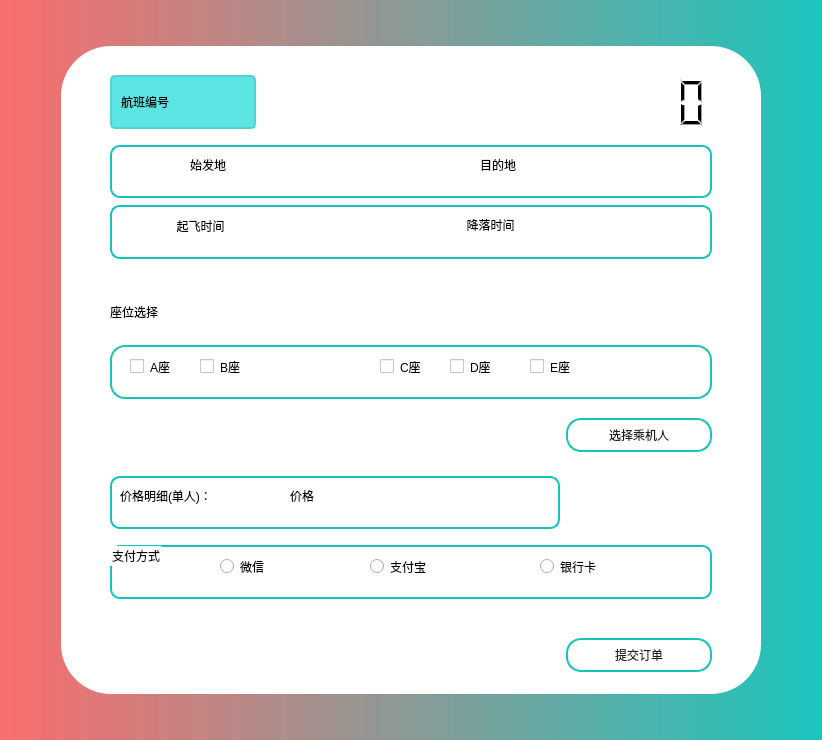
<?xml version="1.0" encoding="UTF-8"?>
<ui version="4.0">
 <class>OrderWindow</class>
 <widget class="QDialog" name="OrderWindow">
  <property name="geometry">
   <rect>
    <x>0</x>
    <y>0</y>
    <width>822</width>
    <height>740</height>
   </rect>
  </property>
  <property name="focusPolicy">
   <enum>Qt::FocusPolicy::StrongFocus</enum>
  </property>
  <property name="windowTitle">
   <string>订单预支付界面</string>
  </property>
  <property name="styleSheet">
   <string notr="true">background-color: qlineargradient(spread:pad, x1:0, y1:0, x2:1, y2:0, stop:0 rgba(251,102,102, 200), stop:1 rgba(20,196,188, 210));</string>
  </property>
  <layout class="QGridLayout" name="gridLayout">
   <item row="2" column="1">
    <spacer name="verticalSpacer_2">
     <property name="orientation">
      <enum>Qt::Orientation::Vertical</enum>
     </property>
     <property name="sizeType">
      <enum>QSizePolicy::Policy::Fixed</enum>
     </property>
     <property name="sizeHint" stdset="0">
      <size>
       <width>20</width>
       <height>35</height>
      </size>
     </property>
    </spacer>
   </item>
   <item row="0" column="1">
    <spacer name="verticalSpacer">
     <property name="orientation">
      <enum>Qt::Orientation::Vertical</enum>
     </property>
     <property name="sizeType">
      <enum>QSizePolicy::Policy::Fixed</enum>
     </property>
     <property name="sizeHint" stdset="0">
      <size>
       <width>20</width>
       <height>35</height>
      </size>
     </property>
    </spacer>
   </item>
   <item row="1" column="0">
    <spacer name="horizontalSpacer">
     <property name="orientation">
      <enum>Qt::Orientation::Horizontal</enum>
     </property>
     <property name="sizeType">
      <enum>QSizePolicy::Policy::Fixed</enum>
     </property>
     <property name="sizeHint" stdset="0">
      <size>
       <width>50</width>
       <height>20</height>
      </size>
     </property>
    </spacer>
   </item>
   <item row="1" column="2">
    <spacer name="horizontalSpacer_2">
     <property name="orientation">
      <enum>Qt::Orientation::Horizontal</enum>
     </property>
     <property name="sizeType">
      <enum>QSizePolicy::Policy::Fixed</enum>
     </property>
     <property name="sizeHint" stdset="0">
      <size>
       <width>50</width>
       <height>20</height>
      </size>
     </property>
    </spacer>
   </item>
   <item row="1" column="1">
    <widget class="QWidget" name="widget" native="true">
     <property name="styleSheet">
      <string notr="true">background-color: rgb(255, 255, 255);
border-radius: 50px;
</string>
     </property>
     <layout class="QGridLayout" name="gridLayout_3">
      <item row="10" column="0">
       <spacer name="verticalSpacer_14">
        <property name="orientation">
         <enum>Qt::Orientation::Vertical</enum>
        </property>
        <property name="sizeType">
         <enum>QSizePolicy::Policy::Fixed</enum>
        </property>
        <property name="sizeHint" stdset="0">
         <size>
          <width>20</width>
          <height>45</height>
         </size>
        </property>
       </spacer>
      </item>
      <item row="21" column="4">
       <widget class="QPushButton" name="sure">
        <property name="styleSheet">
         <string notr="true">QPushButton {
height: 30px;
font: 25 14pt '微软雅黑 Light';
color: rgb(31,31,31);
background-color: rgb(255, 255, 255);
border:2px solid rgb(20,196,188);
border-radius:15px;

}
QPushButton:hover {
    background-color: rgb(22,218,208);
}
QPushButton:pressed {
    background-color: rgb(17,171,164);
}
</string>
        </property>
        <property name="text">
         <string>提交订单</string>
        </property>
       </widget>
      </item>
      <item row="21" column="0">
       <spacer name="verticalSpacer_18">
        <property name="orientation">
         <enum>Qt::Orientation::Vertical</enum>
        </property>
        <property name="sizeType">
         <enum>QSizePolicy::Policy::Fixed</enum>
        </property>
        <property name="sizeHint" stdset="0">
         <size>
          <width>20</width>
          <height>40</height>
         </size>
        </property>
       </spacer>
      </item>
      <item row="9" column="1">
       <widget class="QLabel" name="label">
        <property name="styleSheet">
         <string notr="true">font: 25 10pt '微软雅黑 Light';</string>
        </property>
        <property name="text">
         <string>座位选择</string>
        </property>
       </widget>
      </item>
      <item row="6" column="1">
       <spacer name="verticalSpacer_8">
        <property name="orientation">
         <enum>Qt::Orientation::Vertical</enum>
        </property>
        <property name="sizeType">
         <enum>QSizePolicy::Policy::Fixed</enum>
        </property>
        <property name="sizeHint" stdset="0">
         <size>
          <width>20</width>
          <height>1</height>
         </size>
        </property>
       </spacer>
      </item>
      <item row="7" column="1" colspan="4">
       <widget class="QFrame" name="frame_4">
        <property name="styleSheet">
         <string notr="true">QFrame {
font: 25 12pt '微软雅黑 Light';
background-color: rgb(255, 255, 255);
border:2px solid rgb(20,196,188);
border-radius:10px;
}

QFrame QLabel {
    border: none; /* 确保QLabel没有边框 */
}</string>
        </property>
        <property name="frameShape">
         <enum>QFrame::Shape::Panel</enum>
        </property>
        <property name="frameShadow">
         <enum>QFrame::Shadow::Raised</enum>
        </property>
        <widget class="QLabel" name="beginTime">
         <property name="geometry">
          <rect>
           <x>40</x>
           <y>10</y>
           <width>151</width>
           <height>21</height>
          </rect>
         </property>
         <property name="styleSheet">
          <string notr="true">QLabel {
/*    background-image: url(':/new/prefix1/image/hezhao.jpg');  */
    background-repeat: no-repeat;
    background-position: center;
}</string>
         </property>
         <property name="text">
          <string>        起飞时间</string>
         </property>
        </widget>
        <widget class="QLabel" name="endTime">
         <property name="geometry">
          <rect>
           <x>330</x>
           <y>10</y>
           <width>161</width>
           <height>19</height>
          </rect>
         </property>
         <property name="text">
          <string>        降落时间</string>
         </property>
        </widget>
       </widget>
      </item>
      <item row="8" column="1">
       <spacer name="verticalSpacer_9">
        <property name="orientation">
         <enum>Qt::Orientation::Vertical</enum>
        </property>
        <property name="sizeType">
         <enum>QSizePolicy::Policy::Fixed</enum>
        </property>
        <property name="sizeHint" stdset="0">
         <size>
          <width>20</width>
          <height>20</height>
         </size>
        </property>
       </spacer>
      </item>
      <item row="1" column="3">
       <spacer name="horizontalSpacer_5">
        <property name="orientation">
         <enum>Qt::Orientation::Horizontal</enum>
        </property>
        <property name="sizeType">
         <enum>QSizePolicy::Policy::Fixed</enum>
        </property>
        <property name="sizeHint" stdset="0">
         <size>
          <width>40</width>
          <height>20</height>
         </size>
        </property>
       </spacer>
      </item>
      <item row="17" column="1" colspan="4">
       <widget class="QGroupBox" name="groupBox">
        <property name="mouseTracking">
         <bool>true</bool>
        </property>
        <property name="styleSheet">
         <string notr="true">QGroupBox {
background-color: rgb(255, 255, 255);
border:2px solid rgb(20,196,188);
border-radius:10px;
}

QGroupBox QLabel {
    border: none; /* 确保QLabel没有边框 */
}

QGroupBox:hover {
    background-color: #fafff8;
}</string>
        </property>
        <property name="title">
         <string>支付方式</string>
        </property>
        <widget class="QRadioButton" name="rbtn_wechat">
         <property name="geometry">
          <rect>
           <x>110</x>
           <y>10</y>
           <width>71</width>
           <height>23</height>
          </rect>
         </property>
         <property name="text">
          <string>微信</string>
         </property>
        </widget>
        <widget class="QRadioButton" name="rbtn_zhifubao">
         <property name="geometry">
          <rect>
           <x>260</x>
           <y>10</y>
           <width>91</width>
           <height>23</height>
          </rect>
         </property>
         <property name="text">
          <string>支付宝</string>
         </property>
        </widget>
        <widget class="QRadioButton" name="rbtn_creditcard">
         <property name="geometry">
          <rect>
           <x>430</x>
           <y>10</y>
           <width>118</width>
           <height>23</height>
          </rect>
         </property>
         <property name="text">
          <string>银行卡</string>
         </property>
        </widget>
       </widget>
      </item>
      <item row="1" column="2">
       <spacer name="horizontalSpacer_7">
        <property name="orientation">
         <enum>Qt::Orientation::Horizontal</enum>
        </property>
        <property name="sizeType">
         <enum>QSizePolicy::Policy::Fixed</enum>
        </property>
        <property name="sizeHint" stdset="0">
         <size>
          <width>100</width>
          <height>20</height>
         </size>
        </property>
       </spacer>
      </item>
      <item row="5" column="0">
       <spacer name="verticalSpacer_12">
        <property name="orientation">
         <enum>Qt::Orientation::Vertical</enum>
        </property>
        <property name="sizeType">
         <enum>QSizePolicy::Policy::Fixed</enum>
        </property>
        <property name="sizeHint" stdset="0">
         <size>
          <width>20</width>
          <height>35</height>
         </size>
        </property>
       </spacer>
      </item>
      <item row="1" column="9">
       <spacer name="horizontalSpacer_4">
        <property name="orientation">
         <enum>Qt::Orientation::Horizontal</enum>
        </property>
        <property name="sizeType">
         <enum>QSizePolicy::Policy::Fixed</enum>
        </property>
        <property name="sizeHint" stdset="0">
         <size>
          <width>40</width>
          <height>20</height>
         </size>
        </property>
       </spacer>
      </item>
      <item row="13" column="1">
       <spacer name="verticalSpacer_11">
        <property name="orientation">
         <enum>Qt::Orientation::Vertical</enum>
        </property>
        <property name="sizeType">
         <enum>QSizePolicy::Policy::Fixed</enum>
        </property>
        <property name="sizeHint" stdset="0">
         <size>
          <width>20</width>
          <height>15</height>
         </size>
        </property>
       </spacer>
      </item>
      <item row="10" column="1" colspan="4">
       <widget class="QFrame" name="frame">
        <property name="styleSheet">
         <string notr="true">QFrame {
font: 25 12pt '微软雅黑 Light';
background-color: rgb(255, 255, 255);
border:2px solid rgb(20,196,188);
border-radius:15px;

}
/*QFrame:hover {
    background-color: #fafff8;
}*/</string>
        </property>
        <property name="frameShape">
         <enum>QFrame::Shape::WinPanel</enum>
        </property>
        <property name="frameShadow">
         <enum>QFrame::Shadow::Raised</enum>
        </property>
        <widget class="QCheckBox" name="checkBox">
         <property name="geometry">
          <rect>
           <x>20</x>
           <y>10</y>
           <width>71</width>
           <height>23</height>
          </rect>
         </property>
         <property name="text">
          <string>A座</string>
         </property>
        </widget>
        <widget class="QCheckBox" name="checkBox_2">
         <property name="geometry">
          <rect>
           <x>90</x>
           <y>10</y>
           <width>71</width>
           <height>23</height>
          </rect>
         </property>
         <property name="text">
          <string>B座</string>
         </property>
        </widget>
        <widget class="QCheckBox" name="checkBox_3">
         <property name="geometry">
          <rect>
           <x>270</x>
           <y>10</y>
           <width>71</width>
           <height>23</height>
          </rect>
         </property>
         <property name="text">
          <string>C座</string>
         </property>
        </widget>
        <widget class="QCheckBox" name="checkBox_4">
         <property name="geometry">
          <rect>
           <x>340</x>
           <y>10</y>
           <width>71</width>
           <height>23</height>
          </rect>
         </property>
         <property name="text">
          <string>D座</string>
         </property>
        </widget>
        <widget class="QCheckBox" name="checkBox_5">
         <property name="geometry">
          <rect>
           <x>420</x>
           <y>10</y>
           <width>71</width>
           <height>23</height>
          </rect>
         </property>
         <property name="text">
          <string>E座</string>
         </property>
        </widget>
       </widget>
      </item>
      <item row="5" column="1" colspan="4">
       <widget class="QFrame" name="frame_3">
        <property name="styleSheet">
         <string notr="true">QFrame {
font: 25 12pt '微软雅黑 Light';
background-color: rgb(255, 255, 255);
border:2px solid rgb(20,196,188);
border-radius:10px;
}

QFrame QLabel {
    border: none; /* 确保QLabel没有边框 */
}</string>
        </property>
        <property name="frameShape">
         <enum>QFrame::Shape::Panel</enum>
        </property>
        <property name="frameShadow">
         <enum>QFrame::Shadow::Raised</enum>
        </property>
        <widget class="QLabel" name="beginLocation">
         <property name="geometry">
          <rect>
           <x>80</x>
           <y>10</y>
           <width>69</width>
           <height>19</height>
          </rect>
         </property>
         <property name="text">
          <string>始发地</string>
         </property>
        </widget>
        <widget class="QLabel" name="endLocation">
         <property name="geometry">
          <rect>
           <x>370</x>
           <y>10</y>
           <width>69</width>
           <height>19</height>
          </rect>
         </property>
         <property name="text">
          <string>目的地</string>
         </property>
        </widget>
       </widget>
      </item>
      <item row="1" column="1">
       <widget class="QFrame" name="frame_2">
        <property name="styleSheet">
         <string notr="true">QFrame {
font: 25 14pt '微软雅黑 Light';
background-color: #5ce5e5;
border:2px solid #54d1d1;
border-radius:5px;
}

QFrame QLabel {
    border: none; /* 确保QLabel没有边框 */
}</string>
        </property>
        <property name="frameShape">
         <enum>QFrame::Shape::Panel</enum>
        </property>
        <property name="frameShadow">
         <enum>QFrame::Shadow::Raised</enum>
        </property>
        <layout class="QGridLayout" name="gridLayout_2">
         <item row="0" column="1">
          <widget class="QLabel" name="flight_ID">
           <property name="styleSheet">
            <string notr="true"/>
           </property>
           <property name="text">
            <string>航班编号</string>
           </property>
          </widget>
         </item>
        </layout>
       </widget>
      </item>
      <item row="11" column="4">
       <spacer name="verticalSpacer_10">
        <property name="orientation">
         <enum>Qt::Orientation::Vertical</enum>
        </property>
        <property name="sizeType">
         <enum>QSizePolicy::Policy::Fixed</enum>
        </property>
        <property name="sizeHint" stdset="0">
         <size>
          <width>20</width>
          <height>10</height>
         </size>
        </property>
       </spacer>
      </item>
      <item row="1" column="4">
       <widget class="QLCDNumber" name="countDown"/>
      </item>
      <item row="7" column="0">
       <spacer name="verticalSpacer_13">
        <property name="orientation">
         <enum>Qt::Orientation::Vertical</enum>
        </property>
        <property name="sizeType">
         <enum>QSizePolicy::Policy::Fixed</enum>
        </property>
        <property name="sizeHint" stdset="0">
         <size>
          <width>20</width>
          <height>35</height>
         </size>
        </property>
       </spacer>
      </item>
      <item row="12" column="9">
       <spacer name="verticalSpacer_15">
        <property name="orientation">
         <enum>Qt::Orientation::Vertical</enum>
        </property>
        <property name="sizeType">
         <enum>QSizePolicy::Policy::Fixed</enum>
        </property>
        <property name="sizeHint" stdset="0">
         <size>
          <width>20</width>
          <height>40</height>
         </size>
        </property>
       </spacer>
      </item>
      <item row="14" column="0">
       <spacer name="verticalSpacer_16">
        <property name="orientation">
         <enum>Qt::Orientation::Vertical</enum>
        </property>
        <property name="sizeType">
         <enum>QSizePolicy::Policy::Fixed</enum>
        </property>
        <property name="sizeHint" stdset="0">
         <size>
          <width>20</width>
          <height>40</height>
         </size>
        </property>
       </spacer>
      </item>
      <item row="15" column="1">
       <spacer name="verticalSpacer_4">
        <property name="orientation">
         <enum>Qt::Orientation::Vertical</enum>
        </property>
        <property name="sizeType">
         <enum>QSizePolicy::Policy::Fixed</enum>
        </property>
        <property name="sizeHint" stdset="0">
         <size>
          <width>20</width>
          <height>10</height>
         </size>
        </property>
       </spacer>
      </item>
      <item row="22" column="4">
       <spacer name="verticalSpacer_5">
        <property name="orientation">
         <enum>Qt::Orientation::Vertical</enum>
        </property>
        <property name="sizeType">
         <enum>QSizePolicy::Policy::Fixed</enum>
        </property>
        <property name="sizeHint" stdset="0">
         <size>
          <width>20</width>
          <height>10</height>
         </size>
        </property>
       </spacer>
      </item>
      <item row="2" column="4">
       <spacer name="verticalSpacer_6">
        <property name="orientation">
         <enum>Qt::Orientation::Vertical</enum>
        </property>
        <property name="sizeType">
         <enum>QSizePolicy::Policy::Fixed</enum>
        </property>
        <property name="sizeHint" stdset="0">
         <size>
          <width>20</width>
          <height>10</height>
         </size>
        </property>
       </spacer>
      </item>
      <item row="20" column="4">
       <spacer name="verticalSpacer_3">
        <property name="orientation">
         <enum>Qt::Orientation::Vertical</enum>
        </property>
        <property name="sizeType">
         <enum>QSizePolicy::Policy::Fixed</enum>
        </property>
        <property name="sizeHint" stdset="0">
         <size>
          <width>20</width>
          <height>30</height>
         </size>
        </property>
       </spacer>
      </item>
      <item row="0" column="1" colspan="4">
       <spacer name="horizontalSpacer_6">
        <property name="orientation">
         <enum>Qt::Orientation::Horizontal</enum>
        </property>
        <property name="sizeType">
         <enum>QSizePolicy::Policy::Fixed</enum>
        </property>
        <property name="sizeHint" stdset="0">
         <size>
          <width>570</width>
          <height>20</height>
         </size>
        </property>
       </spacer>
      </item>
      <item row="12" column="4">
       <widget class="QPushButton" name="selectPassenger">
        <property name="styleSheet">
         <string notr="true">QPushButton {
height: 30px;
font: 25 14pt '微软雅黑 Light';
color: rgb(31,31,31);
background-color: rgb(255, 255, 255);
border:2px solid rgb(20,196,188);
border-radius:15px;

}
QPushButton:hover {
    background-color: rgb(22,218,208);
}
QPushButton:pressed {
    background-color: rgb(17,171,164);
}
</string>
        </property>
        <property name="text">
         <string>选择乘机人</string>
        </property>
       </widget>
      </item>
      <item row="1" column="0">
       <spacer name="horizontalSpacer_3">
        <property name="orientation">
         <enum>Qt::Orientation::Horizontal</enum>
        </property>
        <property name="sizeType">
         <enum>QSizePolicy::Policy::Fixed</enum>
        </property>
        <property name="sizeHint" stdset="0">
         <size>
          <width>40</width>
          <height>20</height>
         </size>
        </property>
       </spacer>
      </item>
      <item row="17" column="0">
       <spacer name="verticalSpacer_17">
        <property name="orientation">
         <enum>Qt::Orientation::Vertical</enum>
        </property>
        <property name="sizeType">
         <enum>QSizePolicy::Policy::Fixed</enum>
        </property>
        <property name="sizeHint" stdset="0">
         <size>
          <width>20</width>
          <height>45</height>
         </size>
        </property>
       </spacer>
      </item>
      <item row="14" column="1" colspan="3">
       <widget class="QFrame" name="frame_5">
        <property name="styleSheet">
         <string notr="true">QFrame {
font: 25 12pt '微软雅黑 Light';
background-color: rgb(255, 255, 255);
border:2px solid rgb(20,196,188);
border-radius:10px;
}

QFrame QLabel {
    border: none; /* 确保QLabel没有边框 */
}</string>
        </property>
        <property name="frameShape">
         <enum>QFrame::Shape::Box</enum>
        </property>
        <property name="frameShadow">
         <enum>QFrame::Shadow::Raised</enum>
        </property>
        <widget class="QLabel" name="label_3">
         <property name="geometry">
          <rect>
           <x>10</x>
           <y>10</y>
           <width>151</width>
           <height>19</height>
          </rect>
         </property>
         <property name="text">
          <string>价格明细(单人)：</string>
         </property>
        </widget>
        <widget class="QLabel" name="showPrice">
         <property name="geometry">
          <rect>
           <x>180</x>
           <y>10</y>
           <width>81</width>
           <height>19</height>
          </rect>
         </property>
         <property name="text">
          <string>价格</string>
         </property>
        </widget>
       </widget>
      </item>
      <item row="9" column="2" colspan="3">
       <widget class="QLabel" name="note">
        <property name="styleSheet">
         <string notr="true">font: 290 15pt &quot;Microsoft YaHei UI&quot;;
color: rgb(255, 85, 127);</string>
        </property>
        <property name="text">
         <string/>
        </property>
       </widget>
      </item>
     </layout>
    </widget>
   </item>
  </layout>
 </widget>
 <resources/>
 <connections/>
</ui>
